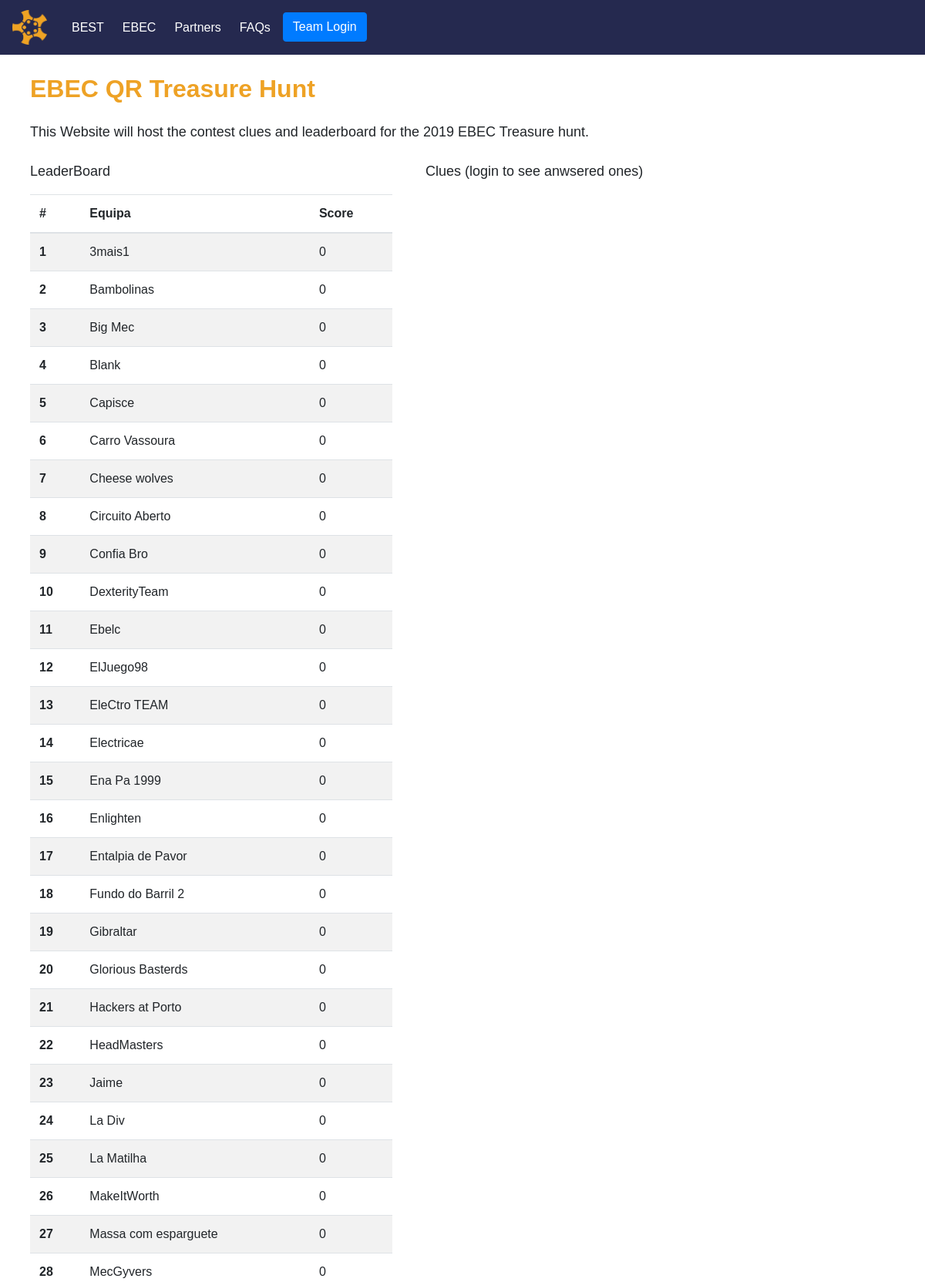
The page / (upper part) on the database its author committed.
### tables this page shows
CREATE TABLE Team
(
	idTeam integer primary key,
	name text unique not null,
	pass text unique not null,

	admin integer default 0
);

### app.py (the view)
@app.route('/')
def hello_world():
    return main_page()

### app.py (called while the page is built, shortened)
def get_db():
    db = getattr(g, '_database', None)
    if db is None:
        db = g._database = sqlite3.connect(DATABASE)
    return db

@app.teardown_appcontext
def close_connection(exception):
    db = getattr(g, '_database', None)
    if db is not None:
        db.close()

def query_db(query, args=(), one=False):
    cur = get_db().execute(query, args)
    rv = cur.fetchall()
    cur.close()
    return (rv[0] if rv else None) if one else rv

def ansforteam(name):
    if(name == None):
        return []

def see_answer_correct(ans, correct):
    parsed_correct = []
    corrects = correct.split(';')
    for corr in corrects:
        parsed_correct.append(corr.lower().strip().replace(' ', ''))
    if((ans.lower().strip().replace(' ', '')) in parsed_correct):
        print('correct {}, ans {}, got True'.format(correct, ans ))
        return True
    print('correct {}, ans {}, got FALSE'.format(correct, ans ))
    return False

def getTeamsScore():
    querry = 'Select name, answ, clue, correct, valid FROM Answer inner join Clue on clue.idClue = Answer.idClue INNER JOIN team on Answer.idTeam=Team.idTeam'
    results = query_db(querry)
    teams_board = {}
    teams = query_db('Select Name from Team')
    for team in teams:
        teams_board[team[0]] = 0
    for res in results:
        team = res[0]
        answ = res[1]
        clue = res[2]
        correct = res[3]
        valid = res[4]
        if(valid == 1 or see_answer_correct(answ, correct)):
            if team in teams_board:
                teams_board[res[0]] += 1
    teams_board.pop('admin', None)
    return teams_board

@app.before_request
def load_users():
    if current_user.is_authenticated:
        g.user = current_user.get_id() # return username in get_id()
    else:
        g.user = 'None' # or 'some fake value', whatever

def main_page():
    teams_scores = getTeamsScore()
    name = None
    if(g.user != 'None'):
        name = g.user.name
    return render_template('index.html', user=g.user, teams_scores=sorted(teams_scores.items(), key=lambda x: x[1], reverse=True), clues=ansforteam(name))

### templates/index.html (shortened to what this page needs)
<!DOCTYPE html>
<html>
   <head>
      <link href="../bootstrap.min.css" rel="stylesheet" type="text/css">
      <link href="../main.css" rel="stylesheet">
   </head>
   <body>
      <nav class="navbar navbar-expand-lg fixed-top navbar-cl solid">
         <a class="navbar-brand" href="../index.php">
         <img src="./images/EBEC2-05.png" width="45" height="45" alt="">
         </a>
         <div class="collapse navbar-collapse" id="navbarSupportedContent">
            <ul class="navbar-nav mr-auto">
               <li class="nav-item ml-2">
                  <a class="nav-link text-white" href="http://bestporto.org/website/pt/" target="_blank">BEST</a>
               </li>
               <li class="nav-item ml-2">
                  <a class="nav-link text-white" href="../pages/ebecInfo.php">EBEC</a>
               </li>
               <li class="nav-item ml-2">
                  <a class="nav-link text-white language-label" msg="5" href="../pages/partners.php" tabindex="-1" aria-disabled="true">
                  Partners
                  </a>
               </li>
               <li class="nav-item ml-2">
                  <a class="nav-link text-white" href="../pages/faqs.php" tabindex="-1" aria-disabled="true">FAQs</a>
               </li>
                {% if user != 'None' %}
               <li class="nav-item ml-2">
                  <a class="nav-link text-white userid" tabindex="-1" aria-disabled="true"> Hi team: {{ user.name }} </a>
               </li>
                {% else %}
                <li class="nav-item ml-2">
                <button type="button" class="btn btn-primary" data-toggle="modal" data-target="#exampleModal">
                    Team Login
                             </button>
                    </li>
                {% endif %}
            </ul>
         </div>
      </nav>
      <div class="section">
         <div class="row mt-5 mb-5 mr-0 ml-0">
                    <div class="col-sm-10 col-md-10 col-lg-10 align-center">
               <h2 class="mt-5 mb-4 ml-4 mr-4 EBEC"><b class="language-label" msg="13">EBEC QR Treasure Hunt</b></h2>
               <p class="mt-1 mb-2 ml-4 mr-4 text-justify language-label fs-18" msg="14">
                  This Website will host the contest clues and leaderboard for the 2019 EBEC Treasure hunt.
               </p>
            </div>
            <div class="mx-4 pt-3 col-sm-12 col-md-12 col-lg-5">
                <p class="language-label fs-18" msg="14"> LeaderBoard</p>
                <table class="table table-striped ">
                  <thead>
                    <tr>
                      <th scope="col">#</th>
                      <th scope="col">Equipa</th>
                      <th scope="col">Score</th>
                    </tr>
                  </thead>
                    {% for key, value in teams_scores %}
                      <tr>
                        <th scope="row">{{ loop.index }}</th>
                        <td>{{key}}</td>
                        <td>{{value}}</td>
                      </tr>
                    {% endfor %}
                </table>
           </div>
            <div class="pt-3 col-sm-7 col-md-7 col-lg-6 px-1">
                <p class="language-label fs-18" msg="14" > Clues (login to see anwsered ones)</p>
            </div>
         </div>
      </div>
   </body>
</html>

### static/main.css (style rules this page uses)
body, html { height: 100%; }
body { font-family: Arial, Helvetica, sans-serif; }
h2.EBEC { color: #EEA225; }
p.fs-18 { font-size: 18px; }
nav.navbar-cl, div.dropdown-menu { background-color: transparent; transition: background-color 1s ease 0s; }
nav.solid, div.solid { background-color:#25294F; transition: background-color 1s ease 0s; }
* { box-sizing: border-box; }

### rows shown on the page
Team: name "3mais1", admin "0"
Team: name "Bambolinas", admin "0"
Team: name "Big Mec", admin "0"
Team: name "Blank", admin "0"
Team: name "Capisce", admin "0"
Team: name "Carro Vassoura", admin "0"
Team: name "Cheese wolves", admin "0"
Team: name "Circuito Aberto", admin "0"
Team: name "Confia Bro", admin "0"
Team: name "DexterityTeam", admin "0"
Team: name "Ebelc", admin "0"
Team: name "ElJuego98", admin "0"
Team: name "EleCtro TEAM", admin "0"
Team: name "Electricae", admin "0"
Team: name "Ena Pa 1999", admin "0"
Team: name "Enlighten", admin "0"
Team: name "Entalpia de Pavor", admin "0"
Team: name "Fundo do Barril 2", admin "0"
Team: name "Gibraltar", admin "0"
Team: name "Glorious Basterds", admin "0"
Team: name "Hackers at Porto", admin "0"
Team: name "HeadMasters", admin "0"
Team: name "Jaime", admin "0"
Team: name "La Div", admin "0"
Team: name "La Matilha", admin "0"
Team: name "MakeItWorth", admin "0"
Team: name "Massa com esparguete", admin "0"
Team: name "MecGyvers", admin "0"
